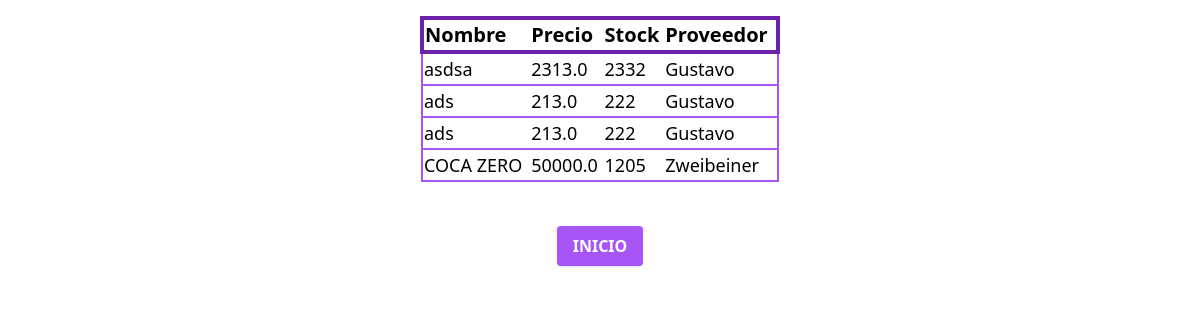
Screenshot of /compra/listadoproductos with the database file from the repository.
### compra/models.py (models this page shows, shortened)
class Producto(models.Model):
    nombre = models.CharField(max_length=30, blank=False, null=False, verbose_name="Nombre")
    precio = models.FloatField(blank=False, null=False, verbose_name="Precio")
    stock_actual = models.IntegerField(blank=False, null=False, verbose_name="Stock")
    proveedor = models.ForeignKey(Proveedor, on_delete=models.CASCADE)

class Proveedor(models.Model):
    nombre = models.CharField(max_length=30, blank=False, null=False, verbose_name="Nombre")
    apellido = models.CharField(max_length=30, blank=False, null=False, verbose_name="Apellido")
    dni = models.IntegerField(blank=False, null=False, verbose_name="DNI")

### compra/views.py (the view)
# urls.py: path("listadoproductos", views.listadoproductos, name="listadoproductos")
def listadoproductos(request):
    productos = Producto.objects.all()
    return render(request, "listadoproductos.html", {"productos":productos})

### templates/listadoproductos.html
{% extends "./baseListas.html" %}
{% block encabezado %}
    <th class="text-left text-xl">Nombre</th>
    <th class="text-left text-xl">Precio</th>
    <th class="text-left text-xl">Stock</th>
    <th class="text-left text-xl">Proveedor</th>
{% endblock %}
{% block tabla %}
{% for producto in productos %}
    <tr class="border-2 border-purple-500  items-center text-lg">
        <td>{{producto.nombre}}</td>
        <td>{{producto.precio}}</td>
        <td>{{producto.stock_actual}}</td>
        <td>{{producto.proveedor.nombre}}</td>
    </tr>
{% endfor %}
{% endblock %}

### templates/baseListas.html (shortened to what this page needs)
{% extends "./base.html" %}
{% block cuerpo %}
<div class="flex flex-col mt-[2vh] justify-center items-center">
    <table class="table-auto w-[30%] my-5px">
        <thead>
            <tr class="border-4 border-purple-800 items-start">
                {% block encabezado %}{% endblock %}
            </tr>
        </thead>
        <tbody>
            {% block tabla %}{% endblock %}
        </tbody>
    </table>
    <br>
            <div class="flex flex-col">
                <a href="{% url 'index' %}" class="text-center my-5 shadow bg-purple-500
            hover:bg-purple-400 focus:shadow-outline focus:outline-none text-white
            font-bold py-2 px-4 rounded">INICIO</a>
            </div>
</div>
{% endblock %}

### templates/base.html (shortened to what this page needs)
<!DOCTYPE html>
<html lang="en">
<head>
    <script src="https://cdn.tailwindcss.com"></script>
</head>
<body>
    {% block cuerpo %}{% endblock %}
</body>
</html>

### rows the page displays
Producto: nombre "asdsa", precio "2313.0", stock_actual "2332", proveedor.nombre "Gustavo"
Producto: nombre "ads", precio "213.0", stock_actual "222", proveedor.nombre "Gustavo"
Producto: nombre "ads", precio "213.0", stock_actual "222", proveedor.nombre "Gustavo"
Producto: nombre "COCA ZERO", precio "50000.0", stock_actual "1205", proveedor.nombre "Zweibeiner"
